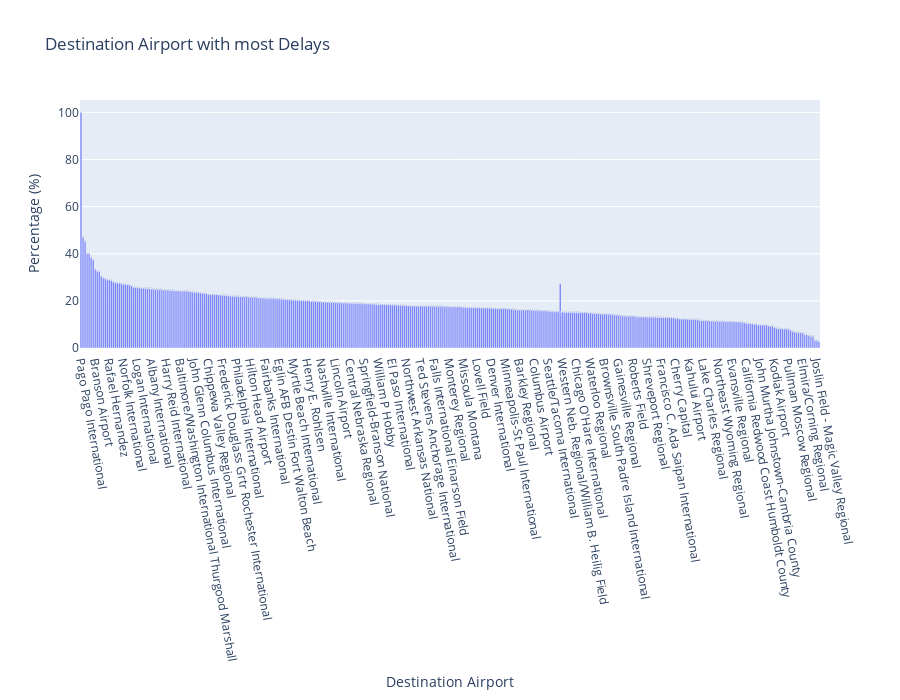

Notebook cell for this chart:
### Markdown cell above
### Bar chart for Destination Airports with most delays

### Code cell
fig = px.bar(dest_airport_df[dest_airport_df.STATUS=="Delayed"], x="DEST_AIRPORT_NAME", y="PERCENTAGE", 
             title="Destination Airport with most Delays",
             text=dest_airport_df[dest_airport_df.STATUS=="Delayed"].PERCENTAGE.apply(lambda x: '{0:1.2f}%'.format(x)),
             labels=dict(DEST_AIRPORT_NAME="Destination Airport", PERCENTAGE="Percentage (%)"))
fig.update_xaxes(tickangle=80)
fig.update_layout(autosize=False,width=900, height=700)
fig.show()

### Figure 1 — Plotly figure (JSON) as saved in the notebook; plotly's stock layout.template omitted (floating-point values rounded to 4 significant figures; data arrays with more than 128 entries replaced by an {"elided": "..."} marker saying what was removed)
{"data": [{"alignmentgroup": "True", "hovertemplate": "Destination Airport=%{x}<br>Percentage (%)=%{y}<br>text=%{text}<extra></extra>", "legendgroup": "", "marker": {"color": "#636efa", "pattern": {"shape": ""}}, "name": "", "offsetgroup": "", "orientation": "v", "showlegend": false, "text": {"elided": "367 str values"}, "textposition": "auto", "type": "bar", "x": {"elided": "367 str values"}, "xaxis": "x", "y": {"elided": "367 float values"}, "yaxis": "y"}], "layout": {"autosize": false, "barmode": "relative", "height": 700, "legend": {"tracegroupgap": 0}, "title": {"text": "Destination Airport with most Delays"}, "width": 900, "xaxis": {"anchor": "y", "domain": [0, 1], "tickangle": 80, "title": {"text": "Destination Airport"}}, "yaxis": {"anchor": "x", "domain": [0, 1], "title": {"text": "Percentage (%)"}}}}
